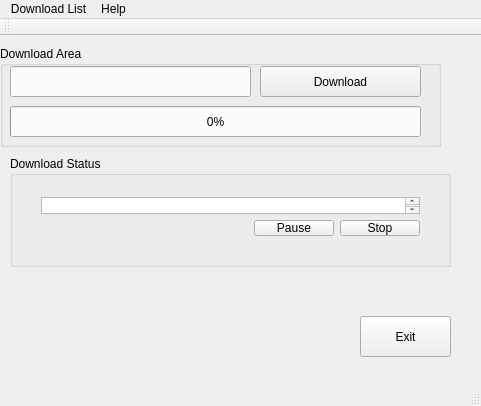
<?xml version="1.0" encoding="UTF-8"?>
<ui version="4.0">
 <class>downloadWindow</class>
 <widget class="QMainWindow" name="downloadWindow">
  <property name="geometry">
   <rect>
    <x>0</x>
    <y>0</y>
    <width>481</width>
    <height>406</height>
   </rect>
  </property>
  <property name="windowTitle">
   <string>downloadWindow</string>
  </property>
  <widget class="QWidget" name="centralWidget">
   <widget class="QPushButton" name="download">
    <property name="geometry">
     <rect>
      <x>260</x>
      <y>30</y>
      <width>161</width>
      <height>31</height>
     </rect>
    </property>
    <property name="text">
     <string>Download</string>
    </property>
   </widget>
   <widget class="QProgressBar" name="downloadProgress">
    <property name="geometry">
     <rect>
      <x>10</x>
      <y>70</y>
      <width>411</width>
      <height>31</height>
     </rect>
    </property>
    <property name="value">
     <number>0</number>
    </property>
   </widget>
   <widget class="QLineEdit" name="link">
    <property name="geometry">
     <rect>
      <x>10</x>
      <y>30</y>
      <width>241</width>
      <height>31</height>
     </rect>
    </property>
   </widget>
   <widget class="QPushButton" name="stop_3">
    <property name="geometry">
     <rect>
      <x>360</x>
      <y>280</y>
      <width>91</width>
      <height>41</height>
     </rect>
    </property>
    <property name="text">
     <string>Exit</string>
    </property>
   </widget>
   <widget class="QGroupBox" name="groupBox_2">
    <property name="geometry">
     <rect>
      <x>0</x>
      <y>10</y>
      <width>441</width>
      <height>101</height>
     </rect>
    </property>
    <property name="title">
     <string>Download Area</string>
    </property>
    <zorder></zorder>
   </widget>
   <widget class="QGroupBox" name="groupBox">
    <property name="geometry">
     <rect>
      <x>10</x>
      <y>120</y>
      <width>441</width>
      <height>111</height>
     </rect>
    </property>
    <property name="title">
     <string>Download Status </string>
    </property>
    <widget class="QWidget" name="">
     <property name="geometry">
      <rect>
       <x>20</x>
       <y>30</y>
       <width>401</width>
       <height>61</height>
      </rect>
     </property>
     <layout class="QVBoxLayout" name="verticalLayout">
      <item>
       <widget class="QTextBrowser" name="status"/>
      </item>
      <item>
       <layout class="QHBoxLayout" name="horizontalLayout">
        <item>
         <spacer name="horizontalSpacer">
          <property name="orientation">
           <enum>Qt::Horizontal</enum>
          </property>
          <property name="sizeHint" stdset="0">
           <size>
            <width>40</width>
            <height>20</height>
           </size>
          </property>
         </spacer>
        </item>
        <item>
         <widget class="QPushButton" name="stop">
          <property name="text">
           <string>Pause</string>
          </property>
         </widget>
        </item>
        <item>
         <widget class="QPushButton" name="stop_2">
          <property name="text">
           <string>Stop</string>
          </property>
         </widget>
        </item>
       </layout>
      </item>
     </layout>
    </widget>
    <zorder></zorder>
    <zorder></zorder>
   </widget>
   <zorder>status</zorder>
   <zorder>download</zorder>
   <zorder>downloadProgress</zorder>
   <zorder>stop</zorder>
   <zorder>link</zorder>
   <zorder>stop_2</zorder>
   <zorder>stop_3</zorder>
   <zorder>groupBox</zorder>
   <zorder>groupBox_2</zorder>
   <zorder>groupBox</zorder>
  </widget>
  <widget class="QMenuBar" name="menuBar">
   <property name="geometry">
    <rect>
     <x>0</x>
     <y>0</y>
     <width>481</width>
     <height>21</height>
    </rect>
   </property>
   <widget class="QMenu" name="menuDownload_List">
    <property name="title">
     <string>Download List</string>
    </property>
    <addaction name="actionCreate_Download_List"/>
    <addaction name="actionLoad_Download_List"/>
    <addaction name="separator"/>
    <addaction name="actionClipboard_Manager"/>
   </widget>
   <widget class="QMenu" name="menuHelp">
    <property name="title">
     <string>Help</string>
    </property>
    <addaction name="actionProblems_and_Solutions"/>
    <addaction name="actionAbout_youtube_dl"/>
   </widget>
   <addaction name="menuDownload_List"/>
   <addaction name="menuHelp"/>
  </widget>
  <widget class="QToolBar" name="mainToolBar">
   <attribute name="toolBarArea">
    <enum>TopToolBarArea</enum>
   </attribute>
   <attribute name="toolBarBreak">
    <bool>false</bool>
   </attribute>
  </widget>
  <widget class="QStatusBar" name="statusBar"/>
  <action name="actionProblems_and_Solutions">
   <property name="text">
    <string>Problems and Solutions</string>
   </property>
  </action>
  <action name="actionAbout_youtube_dl">
   <property name="text">
    <string>About </string>
   </property>
  </action>
  <action name="actionCreate_Download_List">
   <property name="text">
    <string>Create Download List</string>
   </property>
  </action>
  <action name="actionLoad_Download_List">
   <property name="text">
    <string>Load Download List</string>
   </property>
  </action>
  <action name="actionClipboard_Manager">
   <property name="text">
    <string>Clipboard Manager</string>
   </property>
  </action>
 </widget>
 <layoutdefault spacing="6" margin="11"/>
 <resources/>
 <connections/>
</ui>
